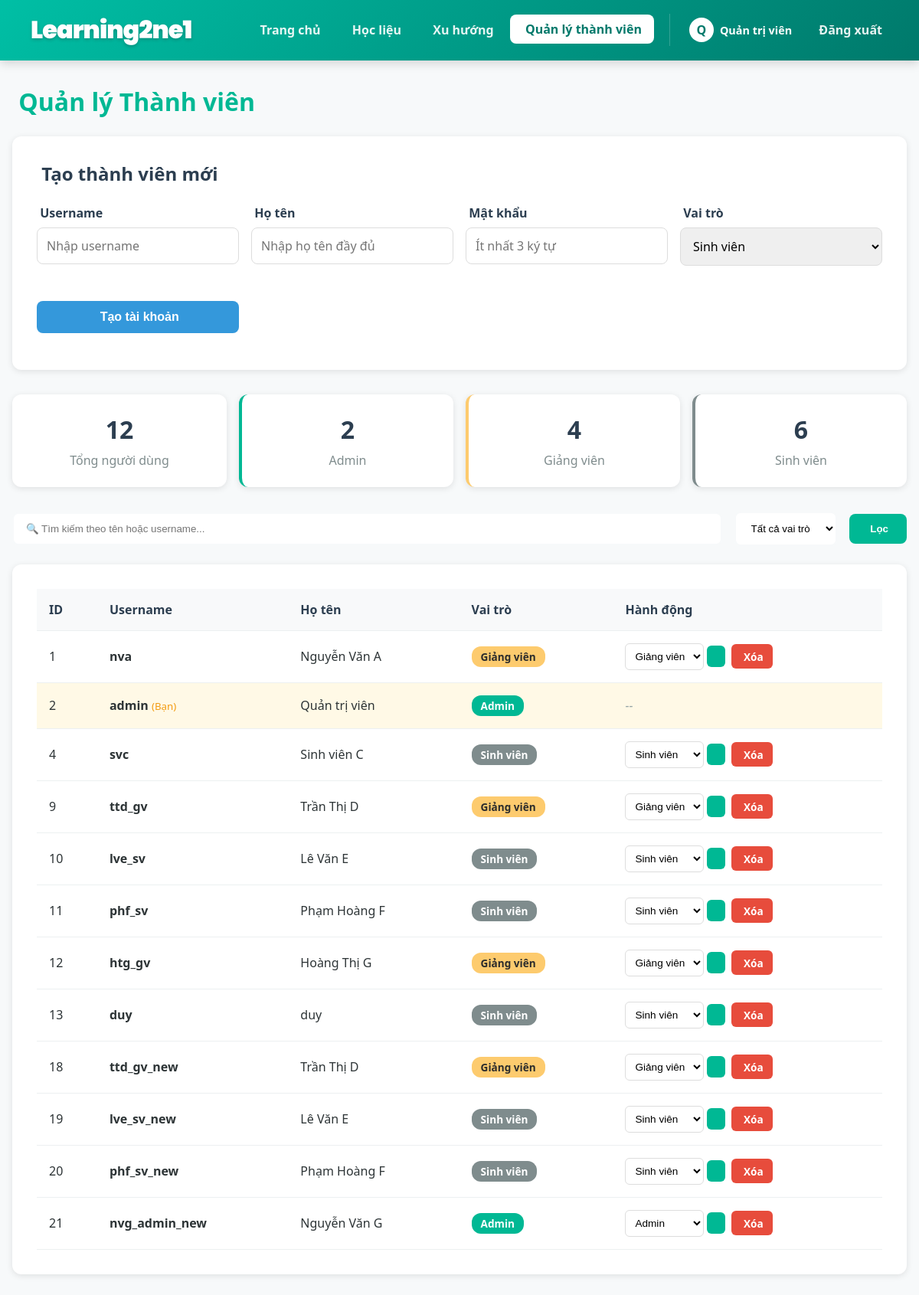
/pages/admin_users.php (signed in), run on the app's committed database.
### tables this page shows
CREATE TABLE `user` (
  `id_user` int(11) NOT NULL,
  `ho_ten` varchar(1000) NOT NULL,
  `username` varchar(100) NOT NULL,
  `password` varchar(100) NOT NULL,
  `account_level` int(11) NOT NULL DEFAULT '2'
);

### pages/admin_users.php (the view, shortened to what this page needs)
<?php
require_once '../config.php';
$search = isset($_GET['search']) ? trim($_GET['search']) : '';
$sql = "SELECT id_user, ho_ten, username, account_level FROM user WHERE 1=1";
$params = [];
$sql .= " ORDER BY id_user ASC";
$stmt = $pdo->prepare($sql);
$stmt->execute($params);
$users = $stmt->fetchAll();
$totalUsers = (int) $pdo->query("SELECT COUNT(*) FROM user")->fetchColumn();
$adminsCount = (int) $pdo->query("SELECT COUNT(*) FROM user WHERE account_level = 0")->fetchColumn();
$lecturersCount = (int) $pdo->query("SELECT COUNT(*) FROM user WHERE account_level = 1")->fetchColumn();
$studentsCount = (int) $pdo->query("SELECT COUNT(*) FROM user WHERE account_level = 2")->fetchColumn();
?>
<!DOCTYPE html>
<html lang="en">
<head>
    <link rel="stylesheet" href="../assets/css/style.css">
    <link rel="stylesheet" href="../assets/css/admin_users.css">
    <link href='https://cdn.boxicons.com/3.0.6/fonts/basic/boxicons.min.css' rel='stylesheet'>
</head>
<body>
    <?php include '../includes/navbar.php'; ?>
    <div class="container">
        <h1 style="color: var(--primary-mint); margin-bottom: 1.5rem;">
            <i class='bx bx-user-circle'></i> Quản lý Thành viên
        </h1>
        <div class="admin-grid">
            <div class="left-col">
                <div class="create-user-section">
                    <h2><i class='bx bx-user-plus'></i> Tạo thành viên mới</h2>
                    <form method="POST" action="" class="form-grid">
                        <div class="form-group">
                            <label for="username"><i class='bx bx-at'></i> Username</label>
                            <input type="text" name="username" id="username" class="form-control" value="<?php echo htmlspecialchars($_POST['username'] ?? ''); ?>" placeholder="Nhập username">
                        </div>
                        <div class="form-group">
                            <label for="ho_ten"><i class='bx bx-user'></i> Họ tên</label>
                            <input type="text" name="ho_ten" id="ho_ten" class="form-control" value="<?php echo htmlspecialchars($_POST['ho_ten'] ?? ''); ?>" placeholder="Nhập họ tên đầy đủ">
                        </div>
                        <div class="form-group">
                            <label for="password"><i class='bx bx-lock'></i> Mật khẩu</label>
                            <input type="password" name="password" id="password" class="form-control" placeholder="Ít nhất 3 ký tự">
                        </div>
                        <div class="form-group">
                            <label for="account_level"><i class='bx bx-badge'></i> Vai trò</label>
                            <select name="account_level" id="account_level" class="form-control">
                                <option value="2" <?php echo (isset($_POST['account_level']) && $_POST['account_level'] == '2') ? 'selected' : ''; ?>>Sinh viên</option>
                            </select>
                        </div>
                        <div class="form-group">
                            <label>&nbsp;</label>
                            <button type="submit" class="btn btn-primary" style="width: 100%;">
                                <i class='bx bx-plus'></i> Tạo tài khoản
                            </button>
                        </div>
                    </form>
                </div>
            </div>
            <div class="right-col">
                <div class="stats-grid mb-2">
                    <div class="stat-card">
                        <h3><?php echo $totalUsers; ?></h3>
                        <p>Tổng người dùng</p>
                    </div>
                    <div class="stat-card" style="border-left: 4px solid #00b894;">
                        <h3><?php echo $adminsCount; ?></h3>
                        <p>Admin</p>
                    </div>
                    <div class="stat-card" style="border-left: 4px solid #fdcb6e;">
                        <h3><?php echo $lecturersCount; ?></h3>
                        <p>Giảng viên</p>
                    </div>
                    <div class="stat-card" style="border-left: 4px solid #7f8c8d;">
                        <h3><?php echo $studentsCount; ?></h3>
                        <p>Sinh viên</p>
                    </div>
                </div>
                <form method="GET" class="search-filter">
                    <input type="text" name="search" placeholder="🔍 Tìm kiếm theo tên hoặc username..." value="<?= htmlspecialchars($search) ?>">
                    <select name="role">
                        <option value="">Tất cả vai trò</option>
                    </select>
                    <button type="submit" style="padding: 0.75rem 1.5rem; background: var(--primary-mint); color: white; border: none; border-radius: 8px; cursor: pointer; font-weight: 600;">
                        <i class='bx bx-search'></i> Lọc
                    </button>
                </form>
                <div class="users-section">
                    <div class="table-responsive">
                        <table class="users-table">
                            <thead>
                                <tr>
                                    <th>ID</th>
                                    <th>Username</th>
                                    <th>Họ tên</th>
                                    <th>Vai trò</th>
                                    <th>Hành động</th>
                                </tr>
                            </thead>
                            <tbody>
                                <?php foreach ($users as $u) { ?>
                                    <tr class="<?= $u['id_user'] == ($_SESSION['user_id'] ?? 0) ? 'current-user-row' : '' ?>">
                                        <td><?php echo $u['id_user']; ?></td>
                                        <td>
                                            <strong><?php echo htmlspecialchars($u['username']); ?></strong>
                                            <?php if ($u['id_user'] == ($_SESSION['user_id'] ?? 0)) { ?>
                                                <small style="color: #f39c12;">(Bạn)</small>
                                            <?php } ?>
                                        </td>
                                        <td><?php echo htmlspecialchars($u['ho_ten'] ?? ''); ?></td>
                                        <td>
                                            <?php
                                            if ($u['account_level'] == 0) {
                                                echo '<span class="role-badge" style="background:#00b894; color:white; padding: 0.25rem 0.75rem; border-radius: 12px; font-size: 0.85rem;">Admin</span>';
                                            } elseif ($u['account_level'] == 1) {
                                                echo '<span class="role-badge" style="background:#fdcb6e; color:#2c2c2c; padding: 0.25rem 0.75rem; border-radius: 12px; font-size: 0.85rem;">Giảng viên</span>';
                                            } else {
                                                echo '<span class="role-badge" style="background:#7f8c8d; color:white; padding: 0.25rem 0.75rem; border-radius: 12px; font-size: 0.85rem;">Sinh viên</span>';
                                            }
                                            ?>
                                        </td>
                                        <td>
                                            <div class="user-actions-cell">
                                                <?php if ($u['id_user'] != ($_SESSION['user_id'] ?? 0)) { ?>
                                                    <form method="POST" style="display: inline-flex; gap: 0.25rem; align-items: center;">
                                                        <select name="new_role" class="role-select">
                                                            <option value="2" <?= $u['account_level'] == 2 ? 'selected' : '' ?>>Sinh viên</option>
                                                            <option value="1" <?= $u['account_level'] == 1 ? 'selected' : '' ?>>Giảng viên</option>
                                                            <option value="0" <?= $u['account_level'] == 0 ? 'selected' : '' ?>>Admin</option>
                                                        </select>
                                                        <button type="submit" class="btn-save-role" title="Lưu vai trò">
                                                        </button>
                                                    </form>
                                                    <a href="?action=delete&id=<?php echo $u['id_user']; ?>" class="btn btn-danger btn-sm"
                                                        onclick="return confirm('Bạn có chắc chắn muốn xóa thành viên này?');"
                                                        style="padding: 0.4rem 0.75rem; background: #e74c3c; color: white; text-decoration: none; border-radius: 6px; font-size: 0.85rem;">
                                                        <i class='bx bx-trash'></i> Xóa
                                                    </a>
                                                <?php } else { ?>
                                                    <em style="color: #95a5a6;">--</em>
                                                <?php } ?>
                                            </div>
                                        </td>
                                    </tr>
                                <?php } ?>
                            </tbody>
                        </table>
                    </div>
                </div>
            </div>
        </div>
    </div>
</body>
</html>

### includes/navbar.php (shortened to what this page needs)
<?php
$in_pages_folder = strpos($_SERVER['PHP_SELF'], '/pages/') !== false;
$path = $in_pages_folder ? '../' : './';
if (!isset($current_user) && isset($_SESSION['user_id'])) {
    $current_user = [
        'id_user' => $_SESSION['user_id'],
        'username' => $_SESSION['username'] ?? 'User',
        'ho_ten' => $_SESSION['user_fullname'] ?? ($_SESSION['username'] ?? 'User')
    ];
}
$current_page = basename($_SERVER['PHP_SELF']);
?>
<link href='https://cdn.boxicons.com/3.0.6/fonts/basic/boxicons.min.css' rel='stylesheet'>
<nav class="navbar">
    <div class="navbar-container">
        <a href="<?= $path ?>index.php" class="navbar-brand">
            <span class="brand-text">Learning2ne1</span>
        </a>
        <div class="navbar-menu" id="navbarMenu">
            <a href="<?= $path ?>index.php" class="nav-link <?= $current_page == 'index.php' ? 'active' : '' ?>"><i class='bx  bx-home-alt-3'></i> Trang chủ</a>
            <a href="<?= $path ?>pages/resources.php" class="nav-link <?= $current_page == 'resources.php' ? 'active' : '' ?>"><i class='bx  bx-book-library'></i> Học liệu</a>
            <a href="<?= $path ?>pages/dashboard.php" class="nav-link <?= $current_page == 'dashboard.php' ? 'active' : '' ?>"><i class='bx  bx-chart-bar-columns'></i> Xu hướng</a>
            <?php
            $accountLevel = $_SESSION['account_level'] ?? $_SESSION['role'] ?? null;
            if (isset($_SESSION['user_id']) && $accountLevel === 0) { ?>
                <a href="<?= $path ?>pages/admin_users.php" class="nav-link <?= $current_page == 'admin_users.php' ? 'active' : '' ?>"><i class='bx  bx-community'></i> Quản lý thành viên</a>
            <?php } ?>
            <?php if (isset($current_user['id_user'])) { ?>
                <div class="user-section">
                    <div class="user-menu" style="display: flex; align-items: center; gap: 5px;">
                        <a href="<?= $path ?>pages/profile.php?username=<?= urlencode($current_user['username']) ?>" class="user-profile-link">
                            <div class="user-avatar-small">
                                <?= strtoupper(mb_substr($current_user['ho_ten'], 0, 1)) ?>
                            </div>
                            <span style="font-weight: 600; font-size: 0.9rem;"><?= htmlspecialchars($current_user['ho_ten']) ?></span>
                        </a>
                        <a href="<?= $path ?>pages/logout.php" class="nav-link"><i class='bx  bx-arrow-in-right-stroke-circle-half'></i> Đăng xuất</a>
                    </div>
                </div>
            <?php } else { ?>
                <a href="<?= $path ?>pages/login.php" class="nav-link" style="background: white; color: #00796b;"><i class='bx  bx-arrow-in-left-stroke-circle-half'></i> Đăng nhập</a>
            <?php } ?>
        </div>
    </div>
</nav>

### assets/css/style.css (style rules this page uses)
:root { --primary-mint: #00b894; --light-mint: #55efc4; --accent-yellow: #ffeaa7; --pop-yellow: #fdcb6e; --text-dark: #2d3436; --text-white: #ffffff; --bg-grey: #f7f9fa; --shadow: 0 4px 15px rgba(0, 184, 148, 0.2); }
* { box-sizing: border-box; margin: 0; padding: 0; }
html { scroll-behavior: smooth; }
body { font-family: 'Segoe UI', Tahoma, Geneva, Verdana, sans-serif; background-color: var(--bg-grey); color: var(--text-dark); }
a { transition: color 0.3s; }
button, .btn { cursor: pointer; transition: all 0.3s ease; }
.container { max-width: 1200px; margin: 2rem auto; padding: 0 1rem; }
.form-control { padding: 0.75rem; border: 2px solid var(--bg-grey); border-radius: 8px; font-size: 1rem; font-family: inherit; width: 100%; }
.mb-2 { margin-bottom: 1rem; }
.navbar { background: linear-gradient(135deg, #00bfa5 0%, #00796b 100%); box-shadow: 0 4px 12px rgba(0, 0, 0, 0.15); padding: 0.8rem 0; margin-bottom: 2rem; position: sticky; top: 0; z-index: 1000; }
.navbar-container { max-width: 100%; margin: 0; padding: 0 2rem; display: flex; justify-content: space-between; align-items: center; }
.navbar-brand { font-family: 'Poppins', sans-serif; font-size: 2rem; font-weight: 900; letter-spacing: -1px; text-decoration: none; display: flex; align-items: center; gap: 0.5rem; color: white; }
.brand-text { text-shadow: 0 2px 4px rgba(0, 0, 0, 0.2); transition: all 0.3s; }
.navbar-menu { display: flex; align-items: center; gap: 5px; }
.nav-link { text-decoration: none; color: rgba(255, 255, 255, 0.9); font-weight: 600; padding: 8px 16px; border-radius: 8px; transition: all 0.3s; }
.nav-link:hover, .nav-link.active { background: white; color: #00796b; transform: translateY(-1px); }
.user-section { display: flex; align-items: center; gap: 10px; margin-left: 15px; padding-left: 15px; border-left: 1px solid rgba(255, 255, 255, 0.2); }
.user-profile-link { display: flex; align-items: center; gap: 8px; text-decoration: none; color: white; padding: 5px 10px; border-radius: 20px; transition: background 0.3s; }
.user-avatar-small { width: 32px; height: 32px; background: white; color: #00796b; border-radius: 50%; display: flex; align-items: center; justify-content: center; font-weight: bold; }

### includes/navbar.php (style rules this page uses)
@media (min-width: 769px) { #navbarMenu { display: flex !important; } }

### data on the page
user: ho_ten "Q", ho_ten "Quản trị viên", id_user "2", username "admin", shows "(Bạn)", account_level "Admin"
user: id_user "1", username "nva", ho_ten "Nguyễn Văn A", shows "Giảng viên", new_role "Giảng viên"
user: id_user "4", username "svc", ho_ten "Sinh viên C", new_role "Sinh viên"
user: id_user "9", username "ttd_gv", ho_ten "Trần Thị D", shows "Giảng viên", new_role "Giảng viên"
user: id_user "10", username "lve_sv", ho_ten "Lê Văn E", shows "Sinh viên", new_role "Sinh viên"
user: id_user "11", username "phf_sv", ho_ten "Phạm Hoàng F", shows "Sinh viên", new_role "Sinh viên"
user: id_user "12", username "htg_gv", ho_ten "Hoàng Thị G", shows "Giảng viên", new_role "Giảng viên"
user: id_user "13", username "duy", ho_ten "duy", shows "Sinh viên", new_role "Sinh viên"
user: id_user "18", username "ttd_gv_new", ho_ten "Trần Thị D", shows "Giảng viên", new_role "Giảng viên"
user: id_user "19", username "lve_sv_new", ho_ten "Lê Văn E", shows "Sinh viên", new_role "Sinh viên"
user: id_user "20", username "phf_sv_new", ho_ten "Phạm Hoàng F", shows "Sinh viên", new_role "Sinh viên"
user: id_user "21", username "nvg_admin_new", ho_ten "Nguyễn Văn G", shows "Admin", new_role "Admin"

### other printed values
$totalUsers "12"
$adminsCount "2"
$lecturersCount "4"
$studentsCount "6"
